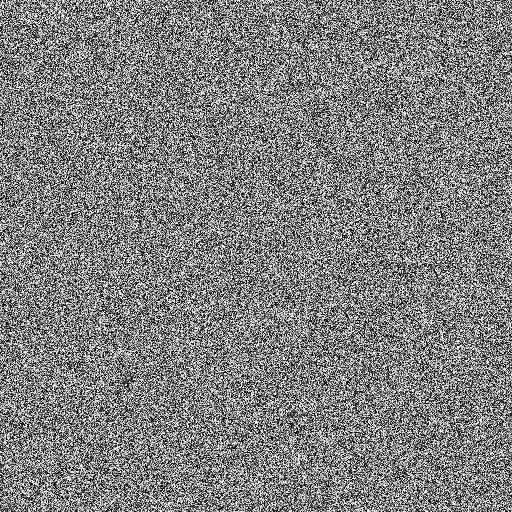
#> input picture week5/video/sample.jpg, 512 x 512 px
$ python 0204cv_image_make0.04.py
#> lines starting #> are read from the running program, lines starting #| are printed output that depends on the picture; after the words box and inside, x2 and y2 are one past the last pixel; in counts of white or black regions, pixels touching at a corner belong together
import cv2
import numpy as np

img = cv2.imread('./video/sample.jpg') #사진 → 숫자 배열
#> img is the input picture: shape (512, 512, 3); min 0, max 255, mean 127.7
print(f'데이터 타입:{type(img)}')
#| 데이터 타입:<class 'numpy.ndarray'>
print(f'shape(높이, 너비, 채녈) : {img.shape}')
#| shape(높이, 너비, 채녈) : (512, 512, 3)
print(f'size(픽셀 수):{img.size}')
#| size(픽셀 수):786432
print(f'픽셀 타입{img.dtype}') # unit8(0 ~ 255)
#| 픽셀 타입uint8
y, x = 100, 100
pixel = img[y, x]
#> pixel = [236, 236, 236]
print(f'\n 좌표 ({x}, {y})의 픽셀 값 (BGR):{pixel}')
#|  좌표 (100, 100)의 픽셀 값 (BGR):[236 236 236]
img[50:150, 50:150] = [255, 255, 255] #흰색 박스
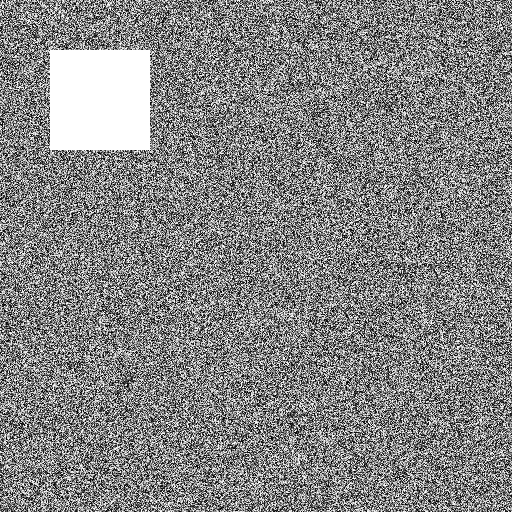
#> img: shape (512, 512, 3); 3.8% of pixels changed, all inside (x1, y1, x2, y2) = (50, 50, 150, 150)
print(f'\n(50,50)부터 (150, 150)까지 ')
cv2.imshow('matrix', img)
cv2.waitKey(0)
cv2.destroyAllWindows()
